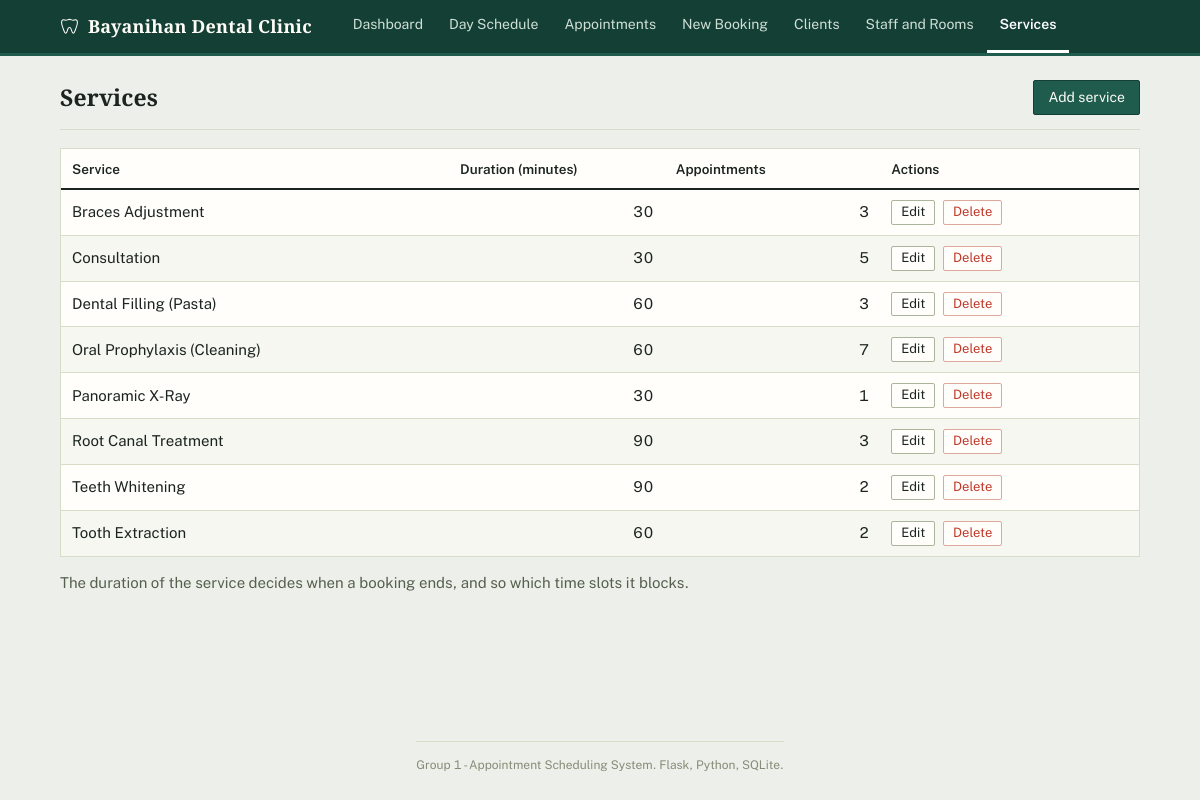
/services, run on the app's committed database.
### tables this page shows
CREATE TABLE services (
    service_id       INTEGER PRIMARY KEY AUTOINCREMENT,
    name             TEXT NOT NULL UNIQUE,
    duration_minutes INTEGER NOT NULL
        CHECK (duration_minutes > 0 AND duration_minutes % 30 = 0)
);

### app.py (the view)
@app.route("/services")
def services_list():
    conn = db.get_db()
    rows = conn.execute(
        "SELECT s.service_id, s.name, s.duration_minutes, COUNT(a.appointment_id) AS appt_count "
        "FROM services s LEFT JOIN appointments a ON a.service_id = s.service_id "
        "GROUP BY s.service_id ORDER BY s.name COLLATE NOCASE"
    ).fetchall()
    return render_template("services.html", services=rows)

### app.py (called while the page is built)
@app.template_global()
def csrf_token():
    if "csrf_token" not in session:
        session["csrf_token"] = secrets.token_hex(16)
    return session["csrf_token"]

@app.before_request
def check_csrf():
    if request.method == "POST":
        sent = request.form.get("csrf_token", "")
        expected = session.get("csrf_token", "")
        if not expected or not secrets.compare_digest(sent, expected):
            abort(400)

### db.py (called while the page is built)
def connect(path):
    conn = sqlite3.connect(path, isolation_level=None, timeout=10)
    conn.row_factory = sqlite3.Row  # para pwedeng row["name"] imbes na row[1]
    conn.execute("PRAGMA foreign_keys = ON")
    return conn

def get_db():
    if "db" not in g:
        g.db = connect(current_app.config["DATABASE"])
    return g.db

### templates/services.html (shortened to what this page needs)
{% extends "base.html" %}
{% block content %}
<div class="page-head">
  <h1>Services</h1>
  <a class="btn btn-primary" href="{{ url_for('services_new') }}">Add service</a>
</div>
<div class="table-wrap">
  <table class="data data-fixed">
    <colgroup>
      <col style="width: 36%">
      <col style="width: 20%">
      <col style="width: 20%">
      <col style="width: 24%">
    </colgroup>
    <thead>
      <tr><th>Service</th><th class="num">Duration (minutes)</th><th class="num">Appointments</th><th>Actions</th></tr>
    </thead>
    <tbody>
      {% for s in services %}
      <tr>
        <td>{{ s.name }}</td>
        <td class="num">{{ s.duration_minutes }}</td>
        <td class="num">{{ s.appt_count }}</td>
        <td class="actions">
          <a class="btn btn-sm" href="{{ url_for('services_edit', service_id=s.service_id) }}">Edit</a>
          <form method="post" action="{{ url_for('services_delete', service_id=s.service_id) }}"
                data-confirm="Delete service {{ s.name }}? This cannot be undone.">
            <button type="submit" class="btn btn-sm btn-danger">Delete</button>
          </form>
        </td>
      </tr>
      {% else %}
      <tr><td class="empty" colspan="4">No services yet.</td></tr>
      {% endfor %}
    </tbody>
  </table>
</div>
<p class="muted">The duration of the service decides when a booking ends, and so which time slots it blocks.</p>
{% endblock %}

### static/style.css (style rules this page uses)
:root { --paper: #edf0ea; --surface: #fffefb; --surface-alt: #f6f7f1; --ink: #1c2420; --ink-soft: #56604f; --ink-faint: #838d78; --rule: #d7ddc9; --rule-strong: #aab59b; --accent: #1f5c4d; --accent-dark: #143f35; --accent-soft: #e1ede7; --amber: #b9780f; --amber-soft: #f8ead0; --blue: #2f66ad; --blue-soft: #e1ebf7; --green: #2f8f4e; --green-soft: #e0f1e2; --red: #c0392b; --red-soft: #f8e3df; }
* { box-sizing: border-box; }
html, body { height: 100%; }
body { margin: 0; min-height: 100vh; display: flex; flex-direction: column; font: 15px/1.5 "Public Sans", system-ui, -apple-system, "Segoe UI", Roboto, sans-serif; color: var(--ink); background: var(--paper); font-feature-settings: "tnum" 1; }
h1, h2, .brand, .summary-num { font-family: "Source Serif 4", Georgia, "Times New Roman", serif; }
a { color: var(--accent); }
h1 { font-size: 23px; font-weight: 600; margin: 0; letter-spacing: 0.1px; }
.muted { color: var(--ink-soft); }
.num { text-align: right; font-variant-numeric: tabular-nums; }
.page-head { display: flex; justify-content: space-between; align-items: flex-end; flex-wrap: wrap; gap: 8px; margin-bottom: 18px; padding-bottom: 14px; border-bottom: 1px solid var(--rule); }
.btn { display: inline-block; padding: 7px 14px; border: 1px solid var(--rule-strong); background: var(--surface); color: var(--ink); border-radius: 2px; font: inherit; font-size: 14px; cursor: pointer; text-decoration: none; line-height: 1.3; transition: background-color 0.12s ease, border-color 0.12s ease; }
.btn-primary { background: var(--accent); border-color: var(--accent-dark); color: #fdfcf7; }
.btn-danger { color: var(--red); border-color: #dca99c; }
.btn-sm { padding: 3px 9px; font-size: 13px; }
.table-wrap { overflow-x: auto; background: var(--surface); border: 1px solid var(--rule); }
table.data { width: 100%; border-collapse: collapse; }
table.data.data-fixed { table-layout: fixed; }
.data-fixed td, .data-fixed th { overflow-wrap: break-word; }
table.data caption, table.data th { text-align: left; border-bottom: 2px solid var(--ink); padding: 10px 11px 9px; font-size: 13.5px; color: var(--ink); white-space: nowrap; font-weight: 600; }
table.data td { padding: 10px 11px; border-bottom: 1px solid var(--rule); vertical-align: middle; }
table.data tbody tr:nth-child(even) td { background: var(--surface-alt); }
table.data tbody tr:last-child td { border-bottom: 0; }
td.actions { white-space: nowrap; }
td.actions form { display: inline; }
td.actions .btn, td.actions a.link-sm { margin-right: 4px; }

### data on the page
services: name "Braces Adjustment", duration_minutes "30", appt_count "3"
services: name "Consultation", duration_minutes "30", appt_count "5"
services: name "Dental Filling (Pasta)", duration_minutes "60", appt_count "3"
services: name "Oral Prophylaxis (Cleaning)", duration_minutes "60", appt_count "7"
services: name "Panoramic X-Ray", duration_minutes "30", appt_count "1"
services: name "Root Canal Treatment", duration_minutes "90", appt_count "3"
services: name "Teeth Whitening", duration_minutes "90", appt_count "2"
services: name "Tooth Extraction", duration_minutes "60", appt_count "2"

### other printed values
{{ CLINIC_NAME }} "Bayanihan Dental Clinic"
{{ label }} "Dashboard" "Day Schedule" "Appointments" "New Booking" "Clients" "Staff and Rooms" "Services"
